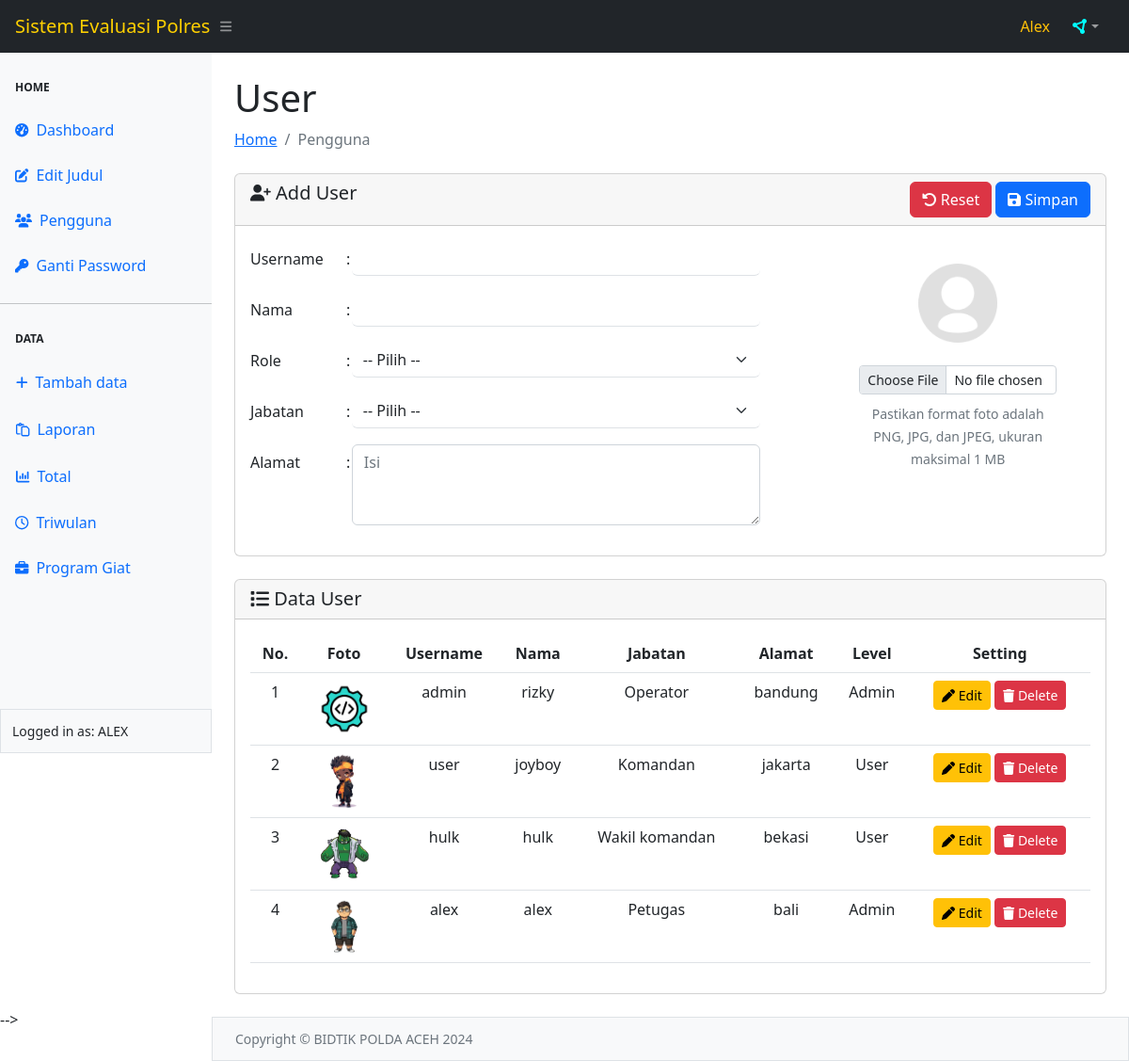
The app's page /user/user.php (signed in) with its own data.
### tables this page shows
CREATE TABLE `user` (
  `id` int(11) NOT NULL,
  `username` varchar(50) NOT NULL,
  `password` varchar(256) NOT NULL,
  `nama` varchar(128) NOT NULL,
  `alamat` varchar(128) NOT NULL,
  `jabatan` varchar(128) NOT NULL,
  `role` int(1) NOT NULL,
  `foto` varchar(128) NOT NULL
);

### user/function/functions.php (called while the page is built)
<?php
    function getData($sql) {
        global $koneksi;
        $result = mysqli_query($koneksi, $sql);
        $rows   = [];
        while ($row = mysqli_fetch_assoc($result)) {
            $rows[] = $row;
        }
        return $rows;
    }
    function userLogin() {
        $userActive = $_SESSION["ssUser"];
        $dataUser   = getData("SELECT * FROM user WHERE username = '$userActive'")[0];
        return $dataUser;
    }
?>

### user/user.php (the view, shortened to what this page needs)
<?php
require_once "../config/conn.php";
require_once "function/functions.php";
require_once "../template/header.php";
require_once "../template/navbar.php";
require_once "../template/sidebar.php";
$editUser = null;
?>
<div id="layoutSidenav_content">
    <main>
        <div class="container-fluid px-4">
            <h1 class="mt-4">User</h1>
            <ol class="breadcrumb mb-4">
                <li class="breadcrumb-item"><a href="../index.php">Home</a></li>
                <li class="breadcrumb-item active">Pengguna</li>
            </ol>
            <form action="add-edit-user.php" method="post" enctype="multipart/form-data">
                <div class="card">
                    <div class="card-header">
                        <span class="h5 my-2"><i class="fa-solid fa-user-plus fa-sm"></i> <?= isset($editUser) ? 'Edit User' : 'Add User' ?></span>
                        <button type="submit" name="<?= isset($editUser) ? 'update' : 'simpan' ?>" class="btn btn-primary float-end"><i class="fa-solid fa-floppy-disk"></i> <?= isset($editUser) ? 'Update' : 'Simpan' ?></button>
                        <button type="reset" name="reset" class="btn btn-danger float-end me-1"><i class="fa-solid fa-rotate-left"></i> Reset</button>
                    </div>
                    <div class="card-body">
                        <div class="row">
                            <div class="col-8">
                                <div class="mb-3 row">
                                    <label for="username" class="col-sm-2 col-form-label">Username</label>
                                    <label for="" class="col-sm-1 col-form-label">:</label>
                                    <div class="col-sm-9" style="margin-left: -45px;">
                                        <input type="text" pattern="[A-Za-z0-9]{3,}" title="minimal 3 karakter, kombinasi huruf besar, huruf kecil, dan angka." class="form-control border-0 border-bottom" id="username" name="username" maxlength="20" required value="<?= isset($editUser) ? $editUser['username'] : '' ?>">
                                    </div>
                                </div>
                                <div class="mb-3 row">
                                    <label for="nama" class="col-sm-2 col-form-label">Nama</label>
                                    <label for="" class="col-sm-1 col-form-label">:</label>
                                    <div class="col-sm-9" style="margin-left: -45px;">
                                        <input type="text" class="form-control border-0 border-bottom" id="nama" name="nama" maxlength="20" required value="<?= isset($editUser) ? $editUser['nama'] : '' ?>">
                                    </div>
                                </div>
                                <div class="mb-3 row">
                                    <label for="role" class="col-sm-2 col-form-label">Role</label>
                                    <label for="" class="col-sm-1 col-form-label">:</label>
                                    <div class="col-sm-9" style="margin-left: -45px;">
                                        <select name="role" id="role" class="form-select border-0 border-bottom" required>
                                            <option value="" selected> -- Pilih --</option>
                                        </select>
                                    </div>
                                </div>
                                <div class="mb-3 row">
                                    <label for="jabatan" class="col-sm-2 col-form-label">Jabatan</label>
                                    <label for="" class="col-sm-1 col-form-label">:</label>
                                    <div class="col-sm-9" style="margin-left: -45px;">
                                        <select name="jabatan" id="jabatan" class="form-select border-0 border-bottom" required>
                                            <option value="" selected> -- Pilih --</option>
                                        </select>
                                    </div>
                                </div>
                                <div class="mb-3 row">
                                    <label for="alamat" class="col-sm-2 col-form-label">Alamat</label>
                                    <label for="" class="col-sm-1 col-form-label">:</label>
                                    <div class="col-sm-9" style="margin-left: -45px;">
                                        <textarea name="alamat" id="alamat" cols="30" rows="3" class="form-control" placeholder="Isi" required><?= isset($editUser) ? $editUser['alamat'] : '' ?></textarea>
                                    </div>
                                </div>
                            </div>
                            <div class="col-4 text-center px-5 mt-4">
                                <?php if (isset($editUser) && !empty($editUser['foto']) && $editUser['foto'] != 'default.png') : ?>
                                    <img src="../asset/upload_img/<?= $editUser['foto'] ?>" alt="gambar user" class="mb-3" width="40%">
                                <?php else : ?>
                                    <img src="../asset/image/default.png" alt="gambar user" class="mb-3" width="40%">
                                <?php endif; ?>
                                <input type="file" name="image" class="form-control form-control-sm mt-2 mb-2">
                                <small class="text-secondary">Pastikan format foto adalah PNG, JPG, dan JPEG, ukuran maksimal 1 MB</small>
                            </div>
                        </div>
                    </div>
                </div>
            </form>
        </div>
    </main>
    <div class="container-fluid px-4 mt-4 mb-4">
        <div class="card">
            <div class="card-header">
                <span class="h5 my-2"><i class="fa-solid fa-list"></i> Data User</span>
            </div>
            <div class="card-body table-responsive">
                <div class="row">
                    <div class="col-12">
                        <table class="table table-hover text-nowrap">
                            <thead>
                                <tr>
                                    <th scope="col"><center>No.</center></th>
                                    <th scope="col"><center>Foto</center></th>
                                    <th scope="col"><center>Username</center></th>
                                    <th scope="col"><center>Nama</center></th>
                                    <th scope="col"><center>Jabatan</center></th>
                                    <th scope="col"><center>Alamat</center></th>
                                    <th scope="col"><center>Level</center></th>
                                    <th scope="col"><center>Setting</center></th>
                                </tr>
                            </thead>
                            <tbody>
                                <?php
                                $no = 1;
                                $users = getData("SELECT * FROM user");
                                foreach ($users as $user) : ?>
                                    <tr>
                                        <td><center><?= $no++; ?></center></td>
                                        <td><center><img src="../asset/upload_img/<?= $user['foto'] ?>" class="rounded-circle" alt="" width="60px"></center></td>
                                        <td><center><?= $user['username'] ?></center></td>
                                        <td><center><?= $user['nama'] ?></center></td>
                                        <td><center><?= $user['jabatan'] ?></center></td>
                                        <td><center><?= $user['alamat'] ?></center></td>
                                        <td>
                                            <center>
                                                <?php
                                                if ($user['role'] == 1) {
                                                    echo "Admin";
                                                } elseif ($user['role'] == 2) {
                                                    echo "User";
                                                }
                                                ?>
                                            </center>
                                        </td>
                                        <td>
                                            <center>
                                                <a href="<?= $_SERVER['PHP_SELF'] ?>?edit=<?= $user['id'] ?>" class="btn btn-sm btn-warning"><i class="fa-solid fa-pen" title="Edit"></i> Edit</a>
                                                <a href="<?= $_SERVER['PHP_SELF'] ?>?hapus=<?= $user['id'] ?>" class="btn btn-sm btn-danger"><i class="fa-solid fa-trash" title="Delete"></i> Delete</a>
                                            </center>
                                        </td>
                                    </tr>
                                <?php endforeach; ?>
                            </tbody>
                        </table>
                    </div>
                </div>
            </div>
        </div>
    </div>
    <?php
    require_once "../template/footer.php";
    ?>

### records on screen
user: foto (picture), username "admin", nama "rizky", jabatan "Operator", alamat "bandung", role "Admin"
user: foto (picture), username "user", nama "joyboy", jabatan "Komandan", alamat "jakarta", role "User"
user: foto (picture), username "hulk", nama "hulk", jabatan "Wakil komandan", alamat "bekasi", role "User"
user: foto (picture), username "alex", nama "alex", jabatan "Petugas", alamat "bali", role "Admin"

### other values on screen
$main_title "Sistem Evaluasi Polres"
$_SESSION["ssUser"] "Alex"
$_SESSION["ssUser"] "ALEX"
